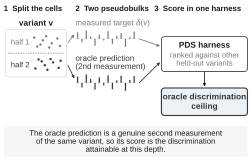

The script that saved this image:
"""Figure 5a - The oracle predictor defined (conceptual schematic, drawn at final size).

Source file: none. This panel is conceptual and plots no measured quantity; every
profile shape is a fixed illustrative literal, not a result. Per-gene ceiling values
live in panel b, so no number appears here by design.
Numbers reproduced: none (deliberate; see fig5a_prompt.md "Do NOT include").
Message: the oracle prediction for a held-out variant is an independent second
split-half measurement of that same variant, scored through the identical PDS
harness, so its score is the discrimination attainable at the available depth.
Drawn at 70 x 44 mm, i.e. its exact placement size in fig5_assemble.tex (scale 1.0),
so all type is natively 5.5-6 pt on the page.

Run:  python fig5a_oracle_def.py  ->  fig5a_oracle_def.pdf (+ .png)
Vector check:  pdfimages -list fig5a_oracle_def.pdf | tail -n +3 | wc -l   # -> 0
"""
from __future__ import annotations

import os
import sys

import matplotlib.pyplot as plt
from matplotlib.patches import FancyArrowPatch, FancyBboxPatch

sys.path.insert(0, os.path.dirname(os.path.dirname(os.path.abspath(__file__))))
import nm_style as S

# Drawing canvas (coordinate units, mm-like) and the physical figure size. The
# canvas is drawn into a 64 x 40.2 mm figure, i.e. exactly its placement size in
# fig5_assemble.tex (scale 1.0), so every point size below is the on-page size.
W_MM, H_MM = 70.0, 44.0
FIG_W, FIG_H = 64.0, 41.1
# Neutral slate/grey pair, NOT gene hues: in this figure blue/orange/purple/green
# are reserved for TP53/KRAS/GATA1/JAK1 (panels b, c, f, g). Half 1 -> measured
# target (grey), half 2 -> oracle prediction (dark slate); the lightness step also
# survives greyscale.
MEAS = S.GREY                          # measured target / half 1
ORAC = S.FEATURE_COLORS["ESM+theta"]   # oracle prediction / half 2  (#2E3742)
PANEL_BG = "#F6F6F6"
ORAC_BG = "#EEF1F4"

# illustrative pseudobulk shapes (fixed literals, not data)
SHAPE_A = [1.7, -0.9, 2.2, 0.6, -1.8, 1.1, -0.4, 2.0, -1.3, 0.8, 1.5, -2.1, 0.5, 1.9]
SHAPE_B = [1.5, -1.1, 2.0, 0.9, -1.6, 1.3, -0.6, 1.8, -1.5, 0.6, 1.7, -1.9, 0.7, 1.6]
# two half-cluster dot layouts (fixed literals)
DOTS_1 = [(0.10, 0.72), (0.30, 0.28), (0.48, 0.80), (0.66, 0.36), (0.84, 0.66),
          (0.20, 0.16), (0.58, 0.10), (0.92, 0.20), (0.38, 0.55)]
DOTS_2 = [(0.14, 0.30), (0.34, 0.74), (0.52, 0.22), (0.70, 0.68), (0.88, 0.34),
          (0.24, 0.86), (0.62, 0.88), (0.94, 0.78), (0.44, 0.50)]


def rbox(ax, x0, y0, x1, y1, ec, fc="white", lw=0.5, r=0.9, z=2):
    ax.add_patch(FancyBboxPatch((x0, y0), x1 - x0, y1 - y0,
                                boxstyle=f"round,pad=0,rounding_size={r}",
                                linewidth=lw, edgecolor=ec, facecolor=fc, zorder=z))


def arrow(ax, p0, p1, color, lw=0.6, rad=0.0, z=4):
    ax.add_patch(FancyArrowPatch(p0, p1, arrowstyle="-|>", mutation_scale=4.0,
                                 linewidth=lw, color=color, zorder=z,
                                 shrinkA=0, shrinkB=0,
                                 connectionstyle=f"arc3,rad={rad}"))


def profile(ax, x0, x1, y0, vals, color, amp=2.3, lw=0.9):
    """Signed mini bar profile around a zero line (illustrative)."""
    n = len(vals)
    step = (x1 - x0) / n
    m = max(abs(v) for v in vals)
    ax.plot([x0, x1], [y0, y0], "-", color=S.LIGHT_GREY, lw=0.4, zorder=2)
    for i, v in enumerate(vals):
        x = x0 + step * (i + 0.5)
        ax.plot([x, x], [y0, y0 + amp * v / m], "-", color=color, lw=lw,
                solid_capstyle="butt", zorder=3)


def dots(ax, x0, x1, y0, y1, layout, color):
    xs = [x0 + (x1 - x0) * u for u, _ in layout]
    ys = [y0 + (y1 - y0) * v for _, v in layout]
    ax.scatter(xs, ys, s=3.0, color=color, edgecolor="none", zorder=3)


def main() -> None:
    S.apply_rcparams()
    plt.rcParams["savefig.bbox"] = None   # exact canvas -> scale 1.0 in the composite
    # Keep mathtext in the same Arial-metric sans as the rest of the figure. Without
    # this, matplotlib renders $\delta$ / $\alpha$ from DejaVu Sans, so the panel would
    # ship two different typefaces. nm_style is shared and must not be edited, so the
    # override is local to this panel.
    plt.rcParams.update({
        "mathtext.fontset": "custom",
        "mathtext.rm": "Liberation Sans",
        "mathtext.it": "Liberation Sans:italic",
        "mathtext.bf": "Liberation Sans:bold",
    })

    fig, ax = S.panel(FIG_W, FIG_H)
    ax.set_position([0, 0, 1, 1])
    ax.set_xlim(0, W_MM)
    ax.set_ylim(0, H_MM)
    ax.axis("off")

    # ---- step headers -----------------------------------------------------
    # Header 3 is left-shifted and set one step smaller so it cannot overrun the
    # right edge of the 70-unit canvas at the 64 mm placement width.
    for x, t in ((1.0, "1  Split the cells"),
                 (21.0, "2  Two pseudobulks"),
                 (43.0, "3  Score in one harness")):
        ax.text(x, 41.0, t, fontsize=5.6, fontweight="bold", color=S.INK,
                ha="left", va="baseline")

    # ---- step 1: one variant's cells, split in two ------------------------
    rbox(ax, 1.5, 23.0, 18.5, 36.0, S.LIGHT_GREY)
    ax.text(10.0, 37.0, "variant v", fontsize=6.0, color=S.INK, ha="center",
            va="baseline", fontweight="bold")
    ax.plot([2.2, 17.8], [29.5, 29.5], ls=(0, (2, 1.6)), lw=0.5, color=S.GREY, zorder=3)
    ax.text(3.0, 32.4, "half 1", fontsize=5.5, color=MEAS, ha="left", va="center")
    ax.text(3.0, 26.2, "half 2", fontsize=5.5, color=ORAC, ha="left", va="center")
    dots(ax, 8.6, 17.4, 30.6, 35.0, DOTS_1, MEAS)
    dots(ax, 8.6, 17.4, 24.0, 28.4, DOTS_2, ORAC)

    arrow(ax, (18.9, 32.4), (20.7, 34.6), MEAS)
    arrow(ax, (18.9, 26.2), (20.7, 22.6), ORAC)

    # ---- step 2: two independent pseudobulks ------------------------------
    ax.text(21.0, 36.8, r"measured target $\delta(v)$", fontsize=5.8, color=MEAS,
            ha="left", va="baseline")
    profile(ax, 21.0, 38.0, 33.4, SHAPE_A, MEAS)

    ax.text(21.0, 27.4, "oracle prediction", fontsize=5.8, color=ORAC,
            ha="left", va="baseline")
    ax.text(21.0, 25.2, "(2nd measurement)", fontsize=5.8, color=ORAC,
            ha="left", va="baseline")
    profile(ax, 21.0, 38.0, 21.4, SHAPE_B, ORAC)

    arrow(ax, (38.8, 33.4), (44.6, 31.4), MEAS)
    arrow(ax, (38.8, 21.4), (44.6, 27.0), ORAC)

    # ---- step 3: identical harness -> ceiling -----------------------------
    rbox(ax, 45.0, 24.5, 69.0, 34.0, S.INK)
    ax.text(57.0, 31.0, "PDS harness", fontsize=6.0, fontweight="bold", color=S.INK,
            ha="center", va="baseline")
    ax.text(57.0, 28.3, "ranked against other", fontsize=5.5, color=S.GREY,
            ha="center", va="baseline")
    ax.text(57.0, 26.1, "held-out variants", fontsize=5.5, color=S.GREY,
            ha="center", va="baseline")

    arrow(ax, (57.0, 24.3), (57.0, 20.4), S.INK)

    rbox(ax, 45.0, 12.5, 69.0, 20.0, ORAC, fc=ORAC_BG, lw=0.8)
    ax.text(57.0, 16.9, "oracle discrimination", fontsize=6.0, color=ORAC,
            ha="center", va="baseline", fontweight="bold")
    ax.text(57.0, 14.3, "ceiling", fontsize=6.0, color=ORAC, ha="center",
            va="baseline", fontweight="bold")

    # ---- caption strip ----------------------------------------------------
    rbox(ax, 1.0, 1.2, 69.0, 9.6, PANEL_BG, fc=PANEL_BG, lw=0.0, r=0.8, z=1)
    for y, t in ((7.0, "The oracle prediction is a genuine second measurement"),
                 (4.8, "of the same variant, so its score is the discrimination"),
                 (2.6, "attainable at this depth.")):
        ax.text(35.0, y, t, fontsize=5.6, color=S.INK, ha="center", va="baseline")

    S.save(fig, os.path.join(os.path.dirname(os.path.abspath(__file__)),
                             "fig5a_oracle_def"))


if __name__ == "__main__":
    main()
